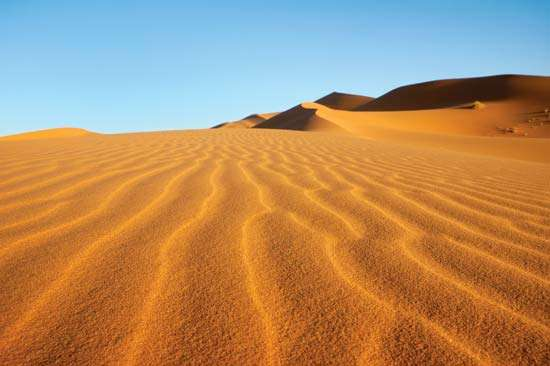
#> input picture ff.jpg, 550 x 366 px, found by its file name
$ python q12.py
#> lines starting #> are read from the running program, lines starting #| are printed output that depends on the picture
#  Write a program to read two images ‘lena.bin’ and peppers.bin’. define a new 256 x 256 image J as follows : the left
#half of J i.e., the first 128 columns, should be equal to the left half of lena image and the right half of J, i.e., the 129th
#column through the 256th column should be equal to the right half of pepper image. Show J image.

import cv2
import numpy as np
import matplotlib.pyplot as plt

def main():
    img1=cv2.imread('ff.jpg',0)
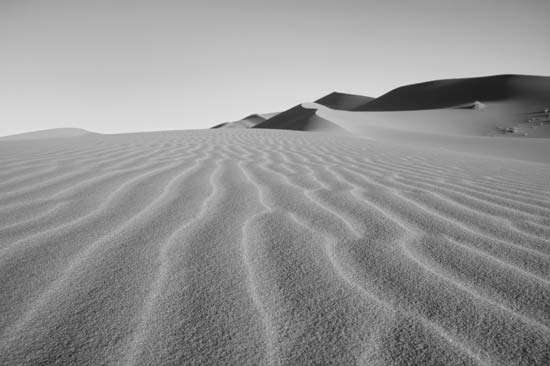
#> img1: shape (366, 550); min 21, max 239, mean 147.4
    img2=cv2.imread('bb.jpg',0)
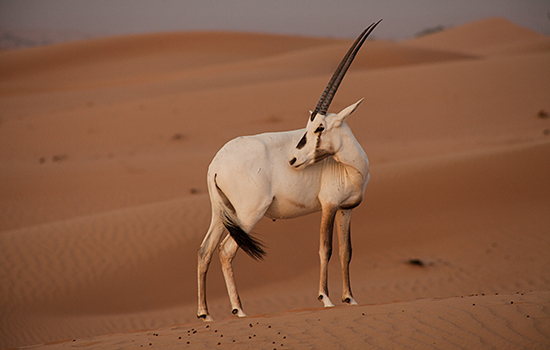
#> input picture bb.jpg, 550 x 350 px, found by its file name
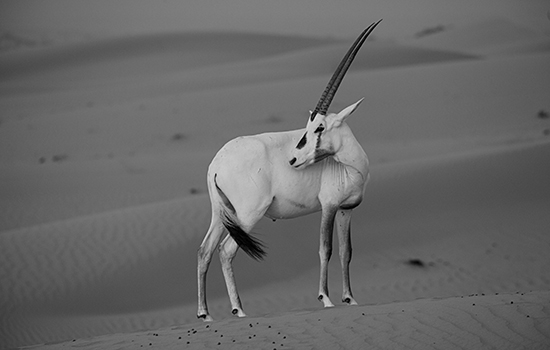
#> img2: shape (350, 550); min 0, max 236, mean 102.9
    img1=cv2.resize(img1,(256,256))
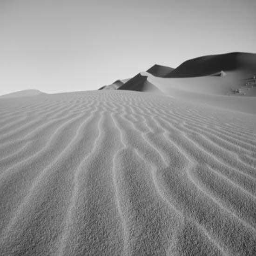
#> img1: shape (256, 256); min 24, max 234, mean 147.3
    img2=cv2.resize(img2,(256,256))
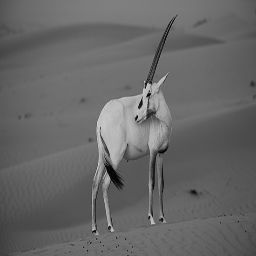
#> img2: shape (256, 256); min 0, max 210, mean 102.8
    combined_image=np.zeros([256,256]).astype(np.uint8)
    for i in range(256):
        for j in range(256):
            if j<=127:
                combined_image[i,j]=img1[i,j]
            else:
                combined_image[i,j]=img2[i,j]
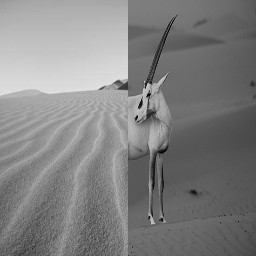
#> combined_image: shape (256, 256); min 0, max 230, mean 129

    fig = plt.figure(figsize=(18, 18))
    pltX = 1
    pltY = 3

    fig.add_subplot(pltX, pltY, 1)
    plt.imshow(cv2.cvtColor(img1, cv2.COLOR_BGR2RGB))
    plt.axis('off')
    plt.title("FIRST IMAGE")
    fig.add_subplot(pltX, pltY, 2)
    plt.imshow(cv2.cvtColor(img2,cv2.COLOR_BGR2RGB ))
    plt.axis('off')
    plt.title("SECOND IMAGE")
    fig.add_subplot(pltX, pltY, 3)
    plt.imshow(cv2.cvtColor(combined_image,cv2.COLOR_BGR2RGB ))
    plt.axis('off')
    plt.title("COMBINED IMAGE")
    fig.show()
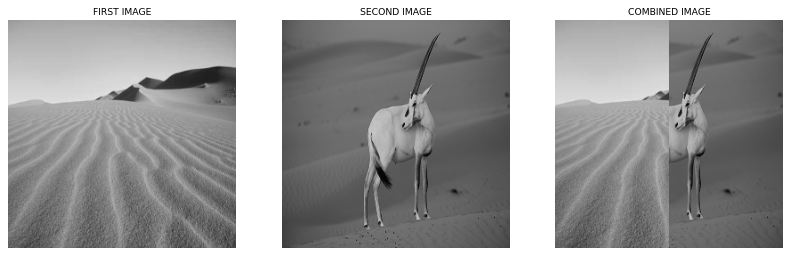
#> figure drawn by matplotlib, 3 panels
#> (the run stopped early here; a loop or call above may not have finished)
